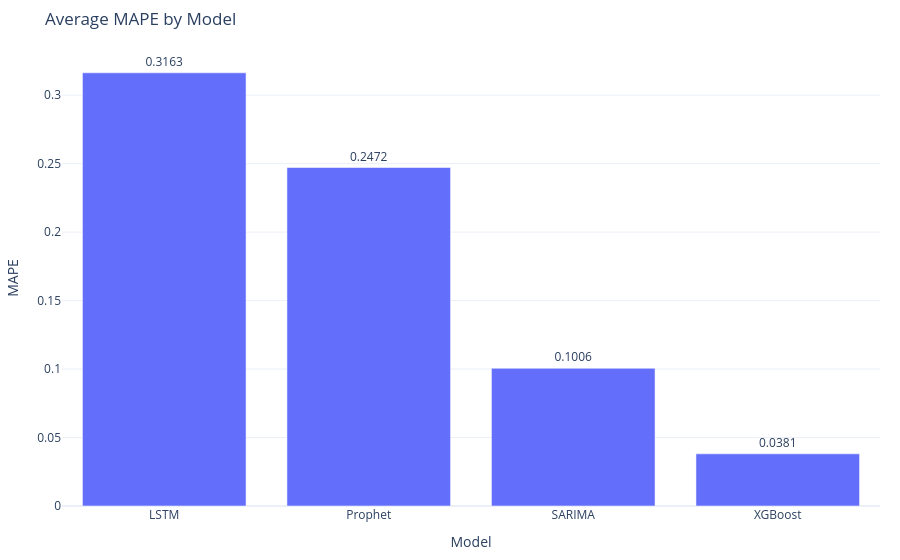

Notebook cell for this chart:
### Code cell
summary = benchmark_df.groupby('Model')[['RMSE', 'MAE', 'MAPE']].mean().reset_index()
fig = px.bar(summary, x='Model', y='MAPE', title='Average MAPE by Model', text='MAPE')
fig.update_traces(texttemplate='%{text:.4f}', textposition='outside')
fig.update_layout(yaxis_title='MAPE', xaxis_title='Model', template='plotly_white', margin=dict(l=20, r=20, t=50, b=20))
fig

### Figure 1 — Plotly figure (JSON) as saved in the notebook; plotly's stock layout.template omitted (floating-point values rounded to 4 significant figures)
{"data": [{"hovertemplate": "Model=%{x}<br>MAPE=%{text}<extra></extra>", "legendgroup": "", "marker": {"color": "#636efa", "pattern": {"shape": ""}}, "name": "", "orientation": "v", "showlegend": false, "text": [0.3163, 0.2472, 0.1006, 0.03808], "textposition": "outside", "texttemplate": "%{text:.4f}", "type": "bar", "x": ["LSTM", "Prophet", "SARIMA", "XGBoost"], "xaxis": "x", "y": [0.3163, 0.2472, 0.1006, 0.03808], "yaxis": "y"}], "layout": {"barmode": "relative", "legend": {"tracegroupgap": 0}, "margin": {"b": 20, "l": 20, "r": 20, "t": 50}, "title": {"text": "Average MAPE by Model"}, "xaxis": {"anchor": "y", "domain": [0, 1], "title": {"text": "Model"}}, "yaxis": {"anchor": "x", "domain": [0, 1], "title": {"text": "MAPE"}}}}
